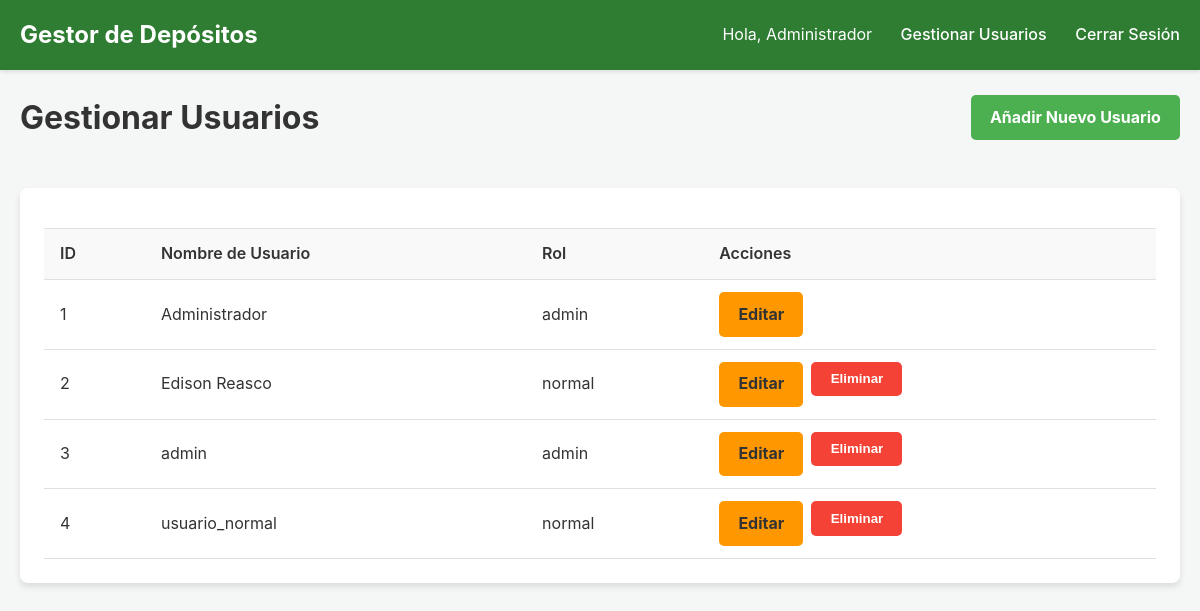
Screenshot of /users (signed in) with the database file from the repository.
### app.py (models this page shows, shortened)
class User(UserMixin, db.Model):
    id = db.Column(db.Integer, primary_key=True)
    username = db.Column(db.String(80), unique=True, nullable=False)
    password_hash = db.Column(db.String(120), nullable=False)
    role = db.Column(db.String(20), nullable=False, default='normal') # Roles: 'admin' o 'normal'
    @property
    def is_admin(self):
        return self.role == 'admin'

### app.py (the view)
@app.route('/users')
@login_required
@admin_required
def list_users():
    users = User.query.all()
    return render_template('users.html', users=users)

### app.py (called while the page is built)
@login_manager.user_loader
def load_user(user_id):
    return User.query.get(int(user_id))

def admin_required(f):
    @wraps(f)
    def decorated_function(*args, **kwargs):
        if not current_user.is_admin:
            flash('Esta área es solo para administradores.', 'warning')
            return redirect(url_for('dashboard'))
        return f(*args, **kwargs)
    return decorated_function

### templates/users.html (shortened to what this page needs)
{% extends 'base.html' %}
{% block content %}
<div class="page-header">
    <h1 class="page-title">Gestionar Usuarios</h1>
    <a href="{{ url_for('create_user') }}" class="btn btn-primary">Añadir Nuevo Usuario</a>
</div>
<div class="card">
    <div class="table-wrapper">
        <table class="table">
            <thead>
                <tr>
                    <th>ID</th>
                    <th>Nombre de Usuario</th>
                    <th>Rol</th>
                    <th>Acciones</th>
                </tr>
            </thead>
            <tbody>
                {% for user in users %}
                <tr>
                    <td>{{ user.id }}</td>
                    <td>{{ user.username }}</td>
                    <td>{{ user.role }}</td>
                    <td>
                        <div class="table-actions">
                            <a href="{{ url_for('edit_user', user_id=user.id) }}" class="btn btn-warning">Editar</a>
                            {% if user.id != current_user.id %}
                            <form action="{{ url_for('delete_user', user_id=user.id) }}" method="POST" onsubmit="return confirm('¿Estás seguro de que quieres eliminar este usuario? Se eliminarán también todos sus depósitos.');">
                                <button type="submit" class="btn btn-danger">Eliminar</button>
                            </form>
                            {% endif %}
                        </div>
                    </td>
                </tr>
                {% endfor %}
            </tbody>
        </table>
    </div>
</div>
{% endblock %}

### templates/base.html (shortened to what this page needs)
<!doctype html>
<html lang="es">
<head>
    <link rel="stylesheet" href="{{ url_for('static', filename='css/style.css') }}">
</head>
<body>
    <nav class="navbar">
        <div class="container navbar-content">
            <a href="{{ url_for('dashboard') }}" class="navbar-brand">Gestor de Depósitos</a>
            <div class="navbar-links">
                {% if current_user.is_authenticated %}
                    <span class="navbar-user">Hola, {{ current_user.username }}</span>
                    {% if current_user.is_admin %}
                        <a href="{{ url_for('list_users') }}">Gestionar Usuarios</a>
                    {% endif %}
                    <a href="{{ url_for('logout') }}">Cerrar Sesión</a>
                {% else %}
                    <a href="{{ url_for('login') }}">Iniciar Sesión</a>
                {% endif %}
            </div>
        </div>
    </nav>
    <main class="container">
        {% block content %}{% endblock %}
    </main>
</body>
</html>

### static/css/style.css (style rules this page uses)
body { font-family: -apple-system, BlinkMacSystemFont, "Segoe UI", Roboto, "Helvetica Neue", Arial, sans-serif; background-color: #f4f7f6; color: #333; margin: 0; line-height: 1.6; }
.container { max-width: 1200px; margin: 0 auto; padding: 0 20px; }
.navbar { background-color: #2E7D32; color: #fff; padding: 1rem 0; box-shadow: 0 2px 4px rgba(0,0,0,0.1); }
.navbar-content { display: flex; justify-content: space-between; align-items: center; }
.navbar-brand { font-size: 1.5rem; font-weight: bold; color: #fff; text-decoration: none; }
.navbar-links a { color: #fff; text-decoration: none; margin-left: 1.5rem; font-weight: 500; }
.navbar-user { margin-left: 1.5rem; }
main { padding-top: 2rem; padding-bottom: 2rem; }
.card { background-color: #fff; border-radius: 8px; box-shadow: 0 4px 6px rgba(0,0,0,0.1); padding: 1.5rem; margin-bottom: 1.5rem; }
.page-header { display: flex; flex-wrap: wrap; justify-content: space-between; align-items: center; margin-bottom: 1.5rem; gap: 1rem; }
.page-title { font-size: 2rem; font-weight: bold; }
.btn { display: inline-block; text-decoration: none; font-weight: bold; color: #fff; padding: 0.6rem 1.2rem; border-radius: 5px; text-align: center; cursor: pointer; border: none; transition: background-color 0.2s ease-in-out; }
.btn-primary { background-color: #4CAF50; }
.btn-danger { background-color: #f44336; }
.btn-warning { background-color: #ff9800; color: #333; }
.table-wrapper { overflow-x: auto; }
.table { width: 100%; border-collapse: collapse; margin-top: 1rem; }
.table th, .table td { padding: 0.75rem 1rem; text-align: left; border-bottom: 1px solid #e0e0e0; }
.table thead th { background-color: #f9f9f9; font-weight: 600; color: #333; border-top: 1px solid #e0e0e0; }
.table-actions { display: flex; gap: 0.5rem; }

### rows the page displays
User: username "Administrador", id "1", role "admin"
User: id "2", username "Edison Reasco", role "normal"
User: id "3", username "admin", role "admin"
User: id "4", username "usuario_normal", role "normal"
